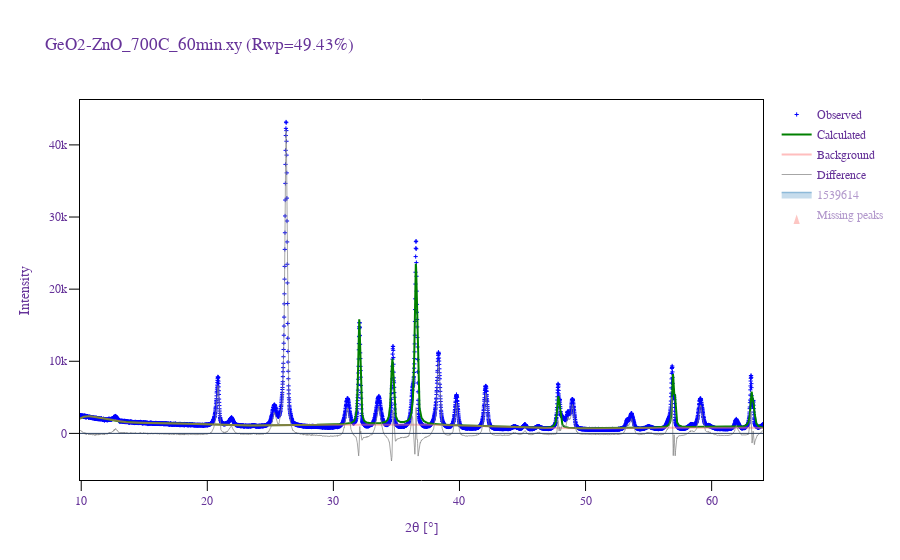

Notebook code for this chart:
### Code cell
# ========== VISUALIZE MULTIPLE SOLUTIONS ==========
# Set how many top solutions to display (change this number as needed)
NUM_SOLUTIONS_TO_SHOW = 3

if len(search_results) == 0:
    print("❌ No solutions available")
else:
    num_to_show = min(NUM_SOLUTIONS_TO_SHOW, len(search_results))
    
    print(f"{'='*70}")
    print(f"📊 DISPLAYING TOP {num_to_show} SOLUTIONS")
    print(f"{'='*70}\n")
    
    for i in range(num_to_show):
        solution = search_results[i]
        rwp = solution.refinement_result.lst_data.rwp
        
        print(f"\n{'─'*70}")
        print(f"Solution {i+1}: Rwp = {rwp:.2f}% ({len(solution.phases)} phases)")
        print(f"{'─'*70}")
        
        # Visualize - show the plot
        fig = solution.visualize()
        fig.show()
        
        # Extract and display phase information
        phase_details = extract_phase_info(solution)
        if not phase_details.empty:
            display(phase_details)
            
            # Save to CSV
            csv_path = reports_dir / f"solution_{i+1}_phases.csv"
            phase_details.to_csv(csv_path, index=False)
            print(f"💾 Saved to: {csv_path}")
        else:
            print("⚠️  Could not extract phase details")
        
        print()  # Add spacing between solutions

### Figure 1 — Plotly figure (JSON) as saved in the notebook; plotly's stock layout.template omitted (floating-point values rounded to 4 significant figures; data arrays with more than 128 entries replaced by an {"elided": "..."} marker saying what was removed)
{"data": [{"marker": {"color": "blue", "size": 3, "symbol": "cross-thin-open"}, "mode": "markers", "name": "Observed", "type": "scatter", "x": {"elided": "4986 float values"}, "y": {"elided": "4986 int values"}}, {"line": {"color": "green", "width": 2}, "mode": "lines", "name": "Calculated", "type": "scatter", "x": {"elided": "4986 float values"}, "y": {"elided": "4986 float values"}}, {"line": {"color": "#FF7F7F", "width": 2}, "mode": "lines", "name": "Background", "opacity": 0.5, "type": "scatter", "x": {"elided": "4986 float values"}, "y": {"elided": "4986 float values"}}, {"hoverinfo": "skip", "line": {"color": "#808080", "width": 1}, "mode": "lines", "name": "Difference", "opacity": 0.7, "type": "scatter", "x": {"elided": "4986 float values"}, "y": {"elided": "4986 float values"}}, {"hoverinfo": "none", "legendgroup": "1539614", "line": {"color": "#1f77b4", "width": 0}, "mode": "lines", "showlegend": false, "type": "scatter", "x": {"elided": "4986 float values"}, "y": {"elided": "4986 float values"}}, {"fill": "tonexty", "legendgroup": "1539614", "line": {"color": "#1f77b4", "width": 1.5}, "mode": "lines", "name": "1539614", "type": "scatter", "visible": "legendonly", "x": {"elided": "4986 float values"}, "y": {"elided": "4986 float values"}}, {"hovertemplate": "%{text}", "legendgroup": "1539614", "marker": {"color": "#1f77b4", "size": 5, "symbol": 142}, "mode": "markers", "name": "1539614", "showlegend": false, "text": ["32.06, 3851.78", "34.68, 2989.27", "36.54, 7458.04", "47.84, 1615.03", "56.95, 2273.26", "63.17, 2046.05"], "type": "scatter", "visible": "legendonly", "x": [32.06, 34.68, 36.54, 47.84, 56.95, 63.17], "y": [-8256.0, -8256.0, -8256.0, -8256.0, -8256.0, -8256.0]}, {"marker": {"color": "#f9726a", "opacity": 0.8, "size": 10, "symbol": 53}, "mode": "markers", "name": "Missing peaks", "text": ["20.76, 696.17", "20.87, 1521.98", "21.93, 665.40", "25.33, 1312.54", "26.24, 12911.13", "31.13, 2423.23", "33.59, 2990.61", "38.21, 1629.70", "38.34, 2458.13", "39.75, 1659.90", "41.97, 703.54", "42.08, 1596.86", "48.60, 654.66", "48.95, 1458.89", "53.31, 476.40", "53.63, 802.80", "59.07, 2188.44", "61.94, 612.15"], "type": "scatter", "visible": "legendonly", "x": [20.76, 20.87, 21.93, 25.33, 26.24, 31.13, 33.59, 38.21, 38.34, 39.75, 41.97, 42.08, 48.6, 48.95, 53.31, 53.63, 59.07, 61.94], "y": [0.0, 0.0, 0.0, 0.0, 0.0, 0.0, 0.0, 0.0, 0.0, 0.0, 0.0, 0.0, 0.0, 0.0, 0.0, 0.0, 0.0, 0.0]}, {"hovertemplate": "%{text}", "marker": {"color": "#335da0", "opacity": 0.8, "size": 10, "symbol": 53}, "mode": "markers", "name": "Extra peaks", "text": [], "type": "scatter", "visible": "legendonly", "x": [], "y": []}], "layout": {"autosize": true, "font": {"color": "RebeccaPurple", "family": "Arial, sans-serif"}, "legend": {"title": {"text": ""}, "tracegroupgap": 1}, "plot_bgcolor": "white", "shapes": [{"line": {"width": 1}, "type": "line", "x0": 0, "x1": 1, "xref": "x domain", "y0": 0, "y1": 0, "yref": "y"}], "title": {"text": "GeO2-ZnO_700C_60min.xy (Rwp=49.43%)"}, "xaxis": {"linecolor": "black", "linewidth": 1, "mirror": true, "range": [9.903, 64.07], "showline": true, "tickcolor": "black", "ticklen": 10, "ticks": "outside", "tickwidth": 1, "title": {"text": "2θ [°]"}}, "yaxis": {"linecolor": "black", "linewidth": 1, "mirror": true, "showline": true, "tickcolor": "black", "ticklen": 10, "ticks": "outside", "tickwidth": 1, "title": {"text": "Intensity"}}}}
